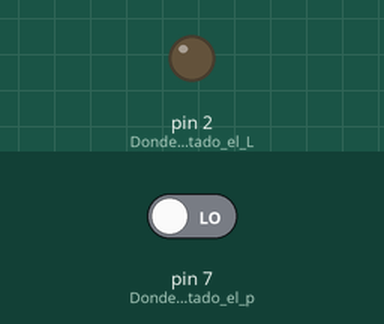
Recording of a sketch running on a simulated Arduino Uno, built with avr-gcc and run on an emulated ATmega328P. On the bench: output pins drawn as LEDs (lit = HIGH). The test bench sets the inputs (shaded band); at power-on: pin 7 (Donde_está_conectado_el_p) LOW.

Above: at 1.2 s.
1.3 s: pin 7 (Donde_está_conectado_el_p) driven HIGH
At 2.3 s:
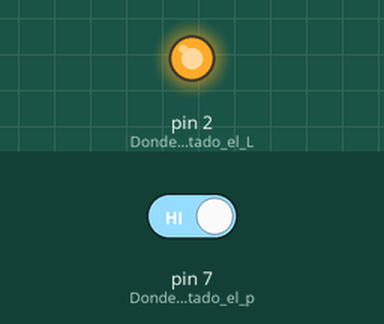
2.8 s: pin 7 (Donde_está_conectado_el_p) driven LOW
At 3.4 s:
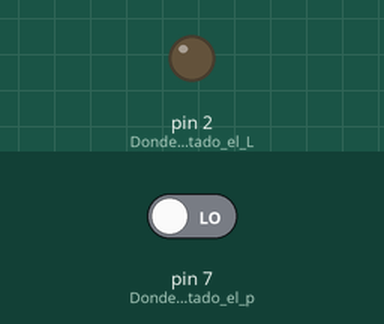
Timing chart, 0 to 5.8 s (numbered marks = the images above; inputs shaded):
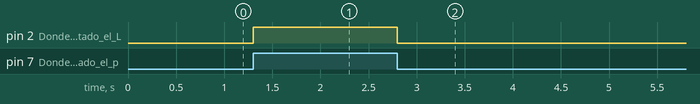

Measured:
- after the input at 1.3 s, pin 2 (Donde_está_conectado_el_L): LOW → HIGH at once
- after the input at 2.8 s, pin 2 (Donde_está_conectado_el_L): HIGH → LOW at once

The sketch:

boton_pull_down.ino
```cpp
int estadoBoton=0;     //Guardará el estado del botón (HIGH ó LOW)
void setup(){
    pinMode(2,OUTPUT);     //Donde está conectado el LED
    pinMode(7,INPUT);     //Donde está conectado el pulsador
}
void loop() {
    estadoBoton=digitalRead(7);
    //Si se detecta que el botón está pulsado, se enciende el LED
    if (estadoBoton == HIGH) {
        digitalWrite(2,HIGH);
    } else {
        digitalWrite(2,LOW);
    }
}
```
